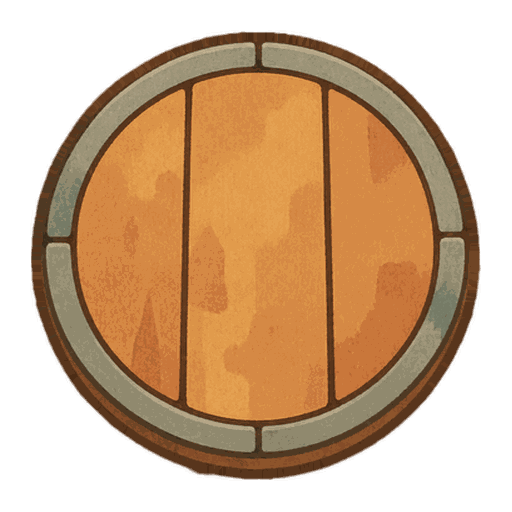
#> input picture assets/image/OceanLoop/barrel.png, 512 x 512 px, given in place of OceanStory_boat_20261005114947.png, which was not available
$ python prepare_ocean_art.py
#> lines starting #> are read from the running program, lines starting #| are printed output that depends on the picture; after the words box and inside, x2 and y2 are one past the last pixel; in counts of white or black regions, pixels touching at a corner belong together; pictures that were not available may be replaced by others from this repository, and a replacement may not be noted
"""导入本轮海面平面素材，保留生成源图并记录 Alpha、锚点与溯源。"""
from pathlib import Path
import hashlib
import json
from collections import deque
from PIL import Image, ImageDraw, ImageFilter

ROOT = Path(__file__).resolve().parents[1]
OUT = ROOT / "assets/image/OceanLoop"
SOURCES = {
    "boat": ("OceanStory_boat_20261005114947.png", (1024, 512), True),
    "island": ("OceanStory_island_20261005114948.png", (1024, 1024), False),
    "gull": ("OceanStory_gull_20261005114946.png", (512, 512), True),
    "barrel": ("OceanStory_barrel_20261005115009.png", (512, 512), False),
}


def clean_alpha(image):
    alpha = image.getchannel("A")
    width, height = image.size
#> width = 512; height = 512
    pixels = alpha.tobytes()
    visited = bytearray(len(pixels))
    largest = []
    for start, value in enumerate(pixels):
        if value < 32 or visited[start]:
            continue
        group, queue = [], deque([start])
        visited[start] = 1
        while queue:
            index = queue.popleft()
            group.append(index)
            x, y = index % width, index // width
            for adjacent in (index - 1 if x else -1, index + 1 if x + 1 < width else -1,
                             index - width if y else -1, index + width if y + 1 < height else -1):
                if adjacent >= 0 and not visited[adjacent] and pixels[adjacent] >= 32:
                    visited[adjacent] = 1
                    queue.append(adjacent)
        if len(group) > len(largest):
            largest = group
#> after the loop, largest = 158114 items
    mask_data = bytearray(len(pixels))
    for index in largest:
        mask_data[index] = 255
#> this loop made 158114 passes
#> index on passes 1 to 3: 16113, 16114, 16625
    mask = Image.frombytes("L", image.size, bytes(mask_data)).filter(ImageFilter.MaxFilter(5))
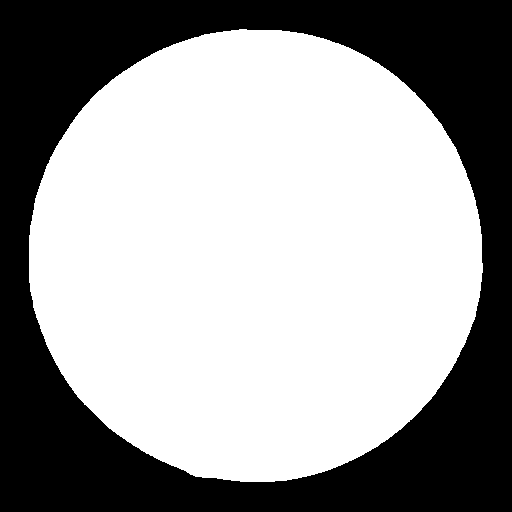
#> mask: PIL image 512x512 L; 61.7% white; 1 black region, box (x1, y1, x2, y2) and area: (0, 0, 512, 512) 100418
    result = image.copy()
#> result is the input picture: PIL image 512x512 RGBA; mean R, G, B, A 145.4, 96.8, 54.5, 152.3
    from PIL import ImageChops
    result.putalpha(ImageChops.multiply(alpha, mask))
    # Alpha 为零的 RGB 清零，不把黑底或白底混入边缘。
    result.paste((0, 0, 0, 0), mask=ImageChops.invert(result.getchannel("A").point(lambda a: 255 if a else 0)))
    return repair_edge_rgb(result)


def repair_edge_rgb(image):
    """半透明边缘与透明留边继承最近的主体颜色，避免缩小后出现暗圈/彩点。"""
    import numpy as np
    from scipy.ndimage import binary_erosion, distance_transform_edt
    values = np.array(image.convert("RGBA"))
    opaque = values[:, :, 3] >= 240
#> opaque: shape (512, 512) bool; 59.3% white; 1 black region, box (x1, y1, x2, y2) and area: (0, 0, 512, 512) 106684
    # 生成抠图偶有不透明黄/洋红碎点，不能只修Alpha：先从干净主体恢复RGB。
    rgb = values[:, :, :3].astype(float)
    maximum, minimum = rgb.max(axis=2), rgb.min(axis=2)
    saturation = (maximum - minimum) / np.maximum(maximum, 1)
    contaminated = (saturation > 0.65) & (rgb[:, :, 0] > 210) & (
        (rgb[:, :, 1] > 190) | (rgb[:, :, 2] > 100))
#> contaminated: shape (512, 512) bool; every value is 0
    safe = opaque & ~contaminated
    if safe.any() and contaminated.any():
        _, clean_indices = distance_transform_edt(~safe, return_indices=True)
        clean_rgb = values[clean_indices[0], clean_indices[1], :3]
        values[contaminated, :3] = clean_rgb[contaminated]
    interior = binary_erosion(safe, iterations=6)
#> interior: shape (512, 512) bool; 56.5% white; 1 black region, box (x1, y1, x2, y2) and area: (0, 0, 512, 512) 114158
    if interior.any():
        _, indices = distance_transform_edt(~interior, return_indices=True)
        nearest = values[indices[0], indices[1], :3]
        border = ~interior
        values[border, :3] = nearest[border]
    return Image.fromarray(values, "RGBA")


def resize_rgba(image, size):
    # 预乘空间缩放避免透明RGB参与插值，保存时恢复直通Alpha。
    resized = image.convert("RGBa").resize(size, Image.Resampling.LANCZOS).convert("RGBA")
    return repair_edge_rgb(resized)


def main():
    OUT.mkdir(parents=True, exist_ok=True)
    entries = {}
    for key, (name, size, rotate) in SOURCES.items():
        source = ROOT / "assets/image" / name
        image = clean_alpha(Image.open(source).convert("RGBA"))
        image = image.crop(image.getchannel("A").getbbox())
        if rotate:
            image = image.transpose(Image.Transpose.ROTATE_270)
        # 画布留边固定为 6%；世界尺寸对应整个画布，锚点保持正中心。
        target = Image.new("RGBA", size, (0, 0, 0, 0))
#> target: PIL image 1024x512 RGBA; every value is 0
        content_size = (round(size[0] * 0.88), round(size[1] * 0.88))
        if key == "gull":
            image = resize_rgba(image, (round(content_size[1] * image.width / image.height), content_size[1]))
        else:
            image = resize_rgba(image, content_size)
#> in repair_edge_rgb (call 2), `opaque = values[:, :, 3] >= 240`: opaque: shape (451, 901) bool; 76.4% white; 1 black region, box (x1, y1, x2, y2) and area: (0, 0, 901, 451) 95990
#> in repair_edge_rgb (call 2), `contaminated = (saturation > 0.65) & (rgb[:, :, 0] > 210) & ( (rgb[:, ..`:
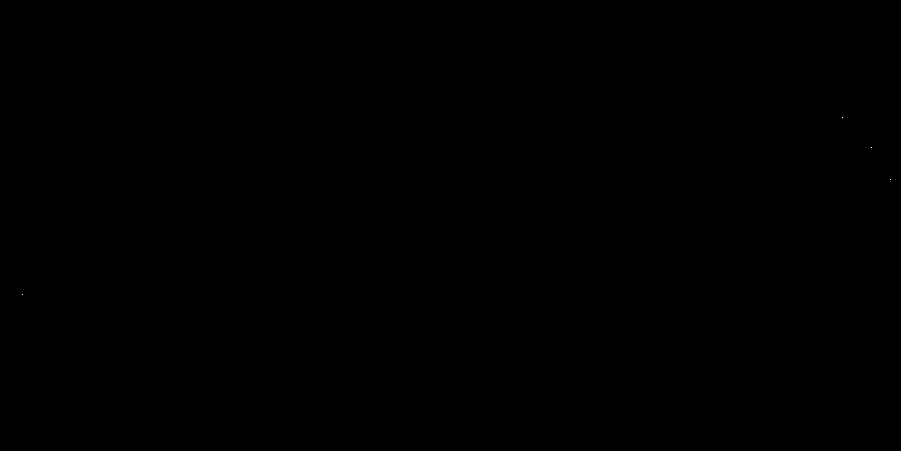
#> contaminated: shape (451, 901) bool; 0% white in thin lines or dots, all inside (x1, y1, x2, y2) = (22, 117, 891, 295)
#> in repair_edge_rgb (call 2), `values[contaminated, :3] = clean_rgb[contaminated]`: values: shape (451, 901, 4); mean R, G, B, A 137.1, 94.9, 54.3, 196.3
#> in repair_edge_rgb (call 2), `interior = binary_erosion(safe, iterations=6)`: interior: shape (451, 901) bool; 73.4% white; 1 black region, box (x1, y1, x2, y2) and area: (0, 0, 901, 451) 107922
        target.alpha_composite(image, ((size[0] - image.width) // 2, (size[1] - image.height) // 2))
        target = repair_edge_rgb(target)
#> in repair_edge_rgb (call 3), `opaque = values[:, :, 3] >= 240`: opaque: shape (512, 1024) bool; 59.2% white; 1 black region, box (x1, y1, x2, y2) and area: (0, 0, 1024, 512) 213927
#> in repair_edge_rgb (call 3), `maximum, minimum = rgb.max(axis=2), rgb.min(axis=2)`:
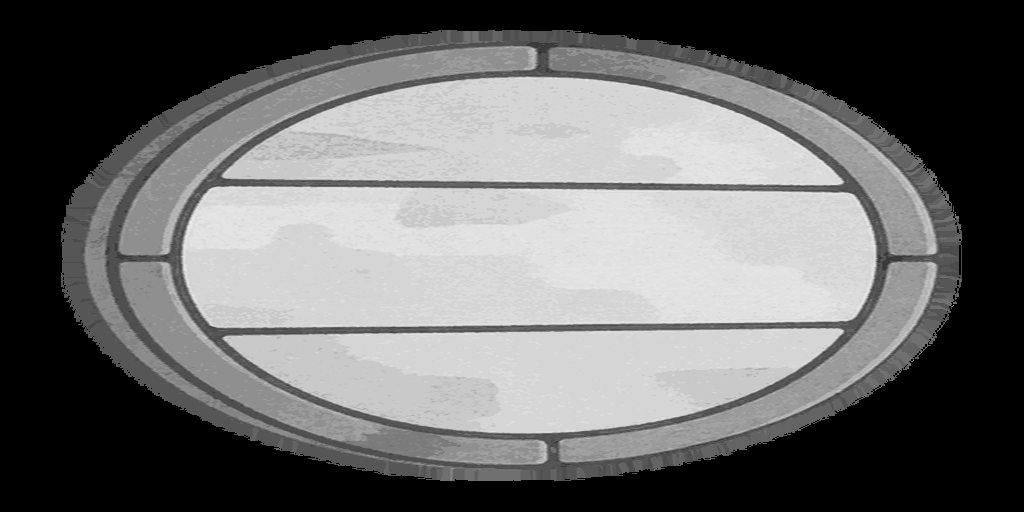
#> maximum: shape (512, 1024) float64; min 0, max 239, mean 106.4
#> in repair_edge_rgb (call 3), `maximum, minimum = rgb.max(axis=2), rgb.min(axis=2)`:
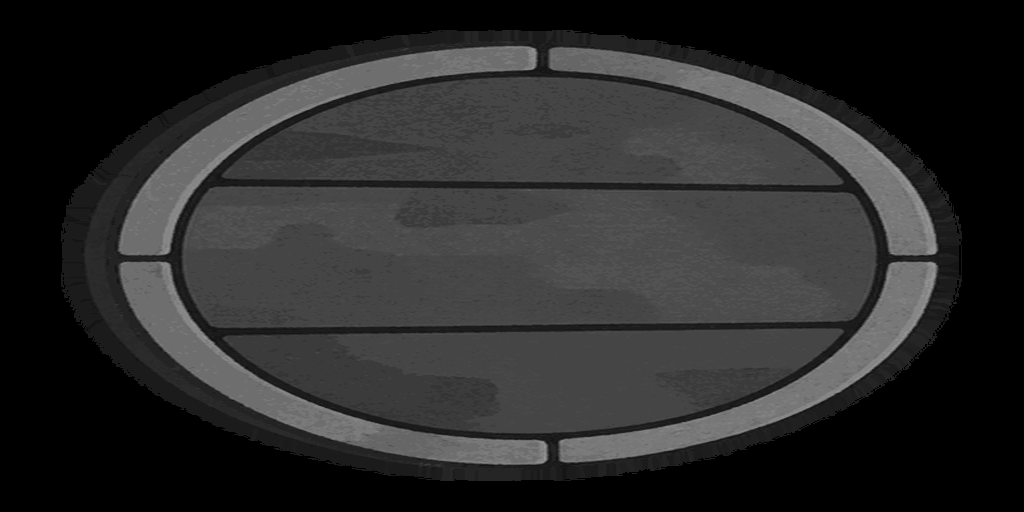
#> minimum: shape (512, 1024) float64; min 0, max 152, mean 42.1
#> in repair_edge_rgb (call 3), `saturation = (maximum - minimum) / np.maximum(maximum, 1)`:
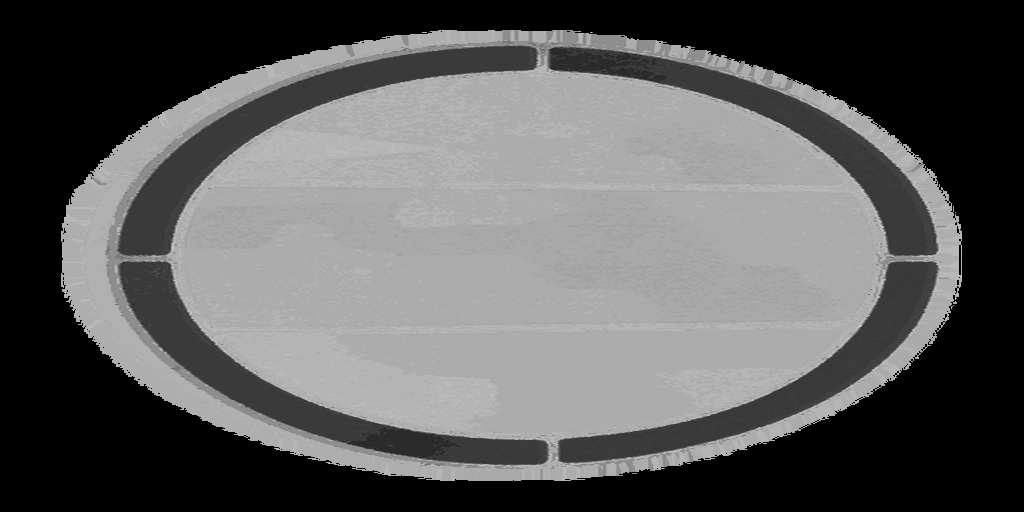
#> saturation: shape (512, 1024) float64; min 0, max 0.817, mean 0.362
#> in repair_edge_rgb (call 3), `contaminated = (saturation > 0.65) & (rgb[:, :, 0] > 210) & ( (rgb[:, ..`: contaminated: shape (512, 1024) bool; every value is 0
#> in repair_edge_rgb (call 3), `interior = binary_erosion(safe, iterations=6)`:
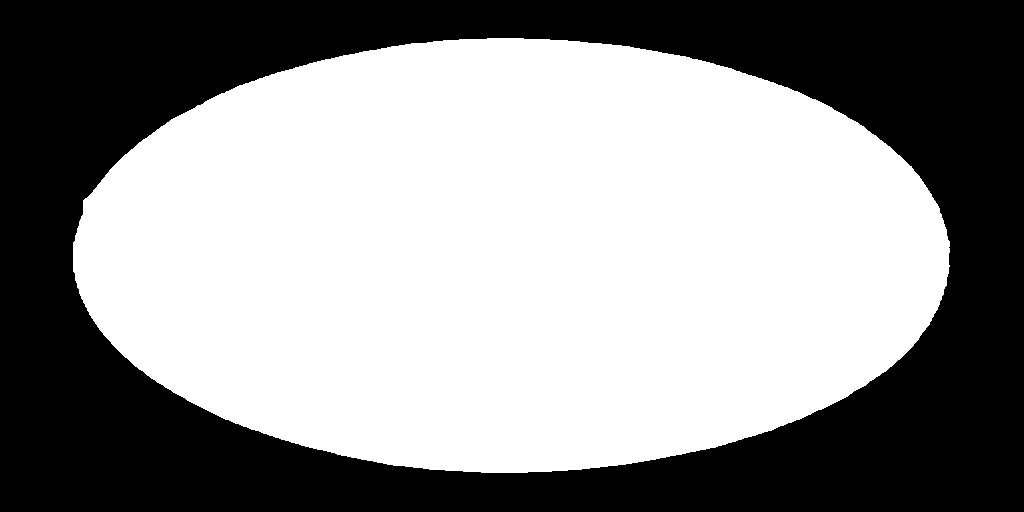
#> interior: shape (512, 1024) bool; 56.9% white; 1 black region, box (x1, y1, x2, y2) and area: (0, 0, 1024, 512) 225859
#> in repair_edge_rgb (call 3), `nearest = values[indices[0], indices[1], :3]`:
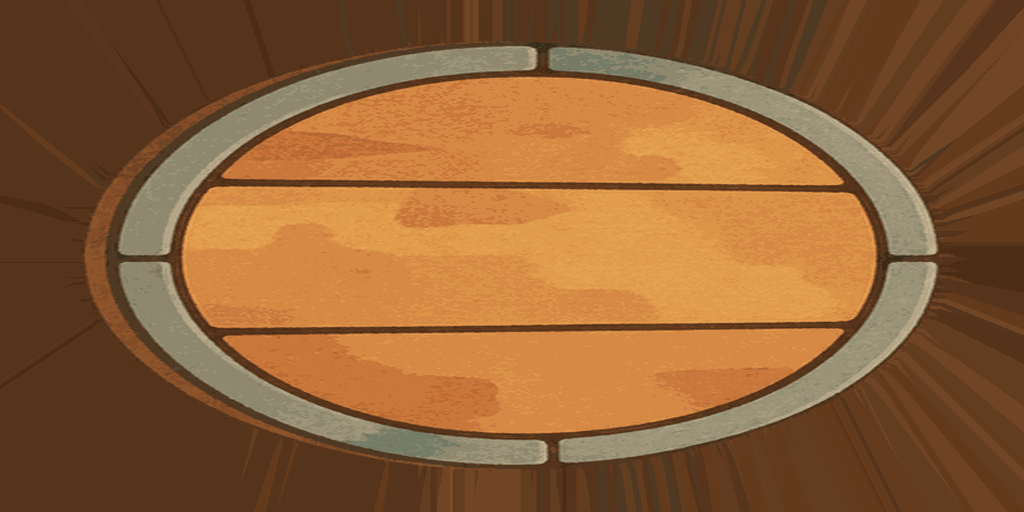
#> nearest: shape (512, 1024, 3); mean R, G, B 142.2, 95.6, 53.5
        path = OUT / (key + ".png")
        target.save(path, optimize=True)
        entries[key] = describe(path, source.relative_to(ROOT).as_posix())
#> in describe, `histogram = alpha.histogram()`: histogram = 256 values, max 203772 at index 0, min 0 at index 213, mean 2048
#> pass 2 of the loop in main, `for key, (name, size, rotate) in SOURCES.items():`:
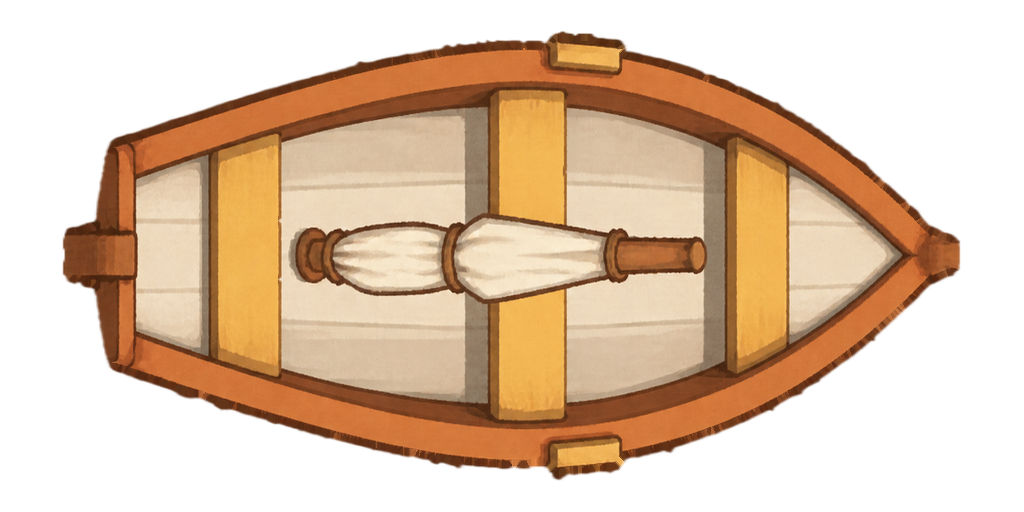
#> input picture assets/image/OceanLoop/boat.png, 1024 x 512 px, given in place of OceanStory_island_20261005114948.png, which was not available
#> in clean_alpha (call 2), `alpha = image.getchannel("A")`:
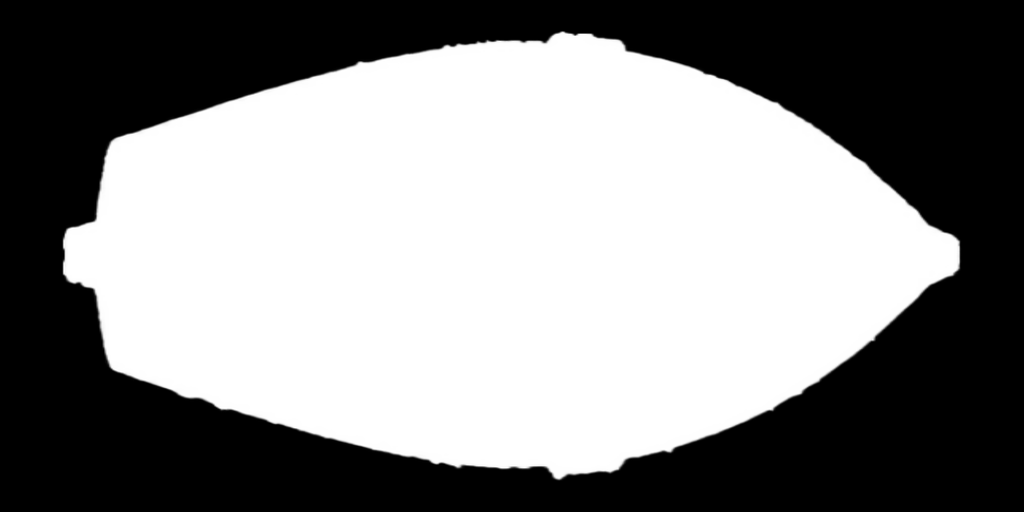
#> alpha: PIL image 1024x512 L; min 0, max 255, mean 135.7
#> after the loop in clean_alpha (call 2), `for start, value in enumerate(pixels):`: largest = 281201 items
#> the loop in clean_alpha (call 2), `for index in largest:` made 281201 passes
#> index on passes 1 to 3: 32304, 32305, 33328
#> in clean_alpha (call 2), `mask = Image.frombytes("L", image.size, bytes(mask_data)).filter(Image..`:
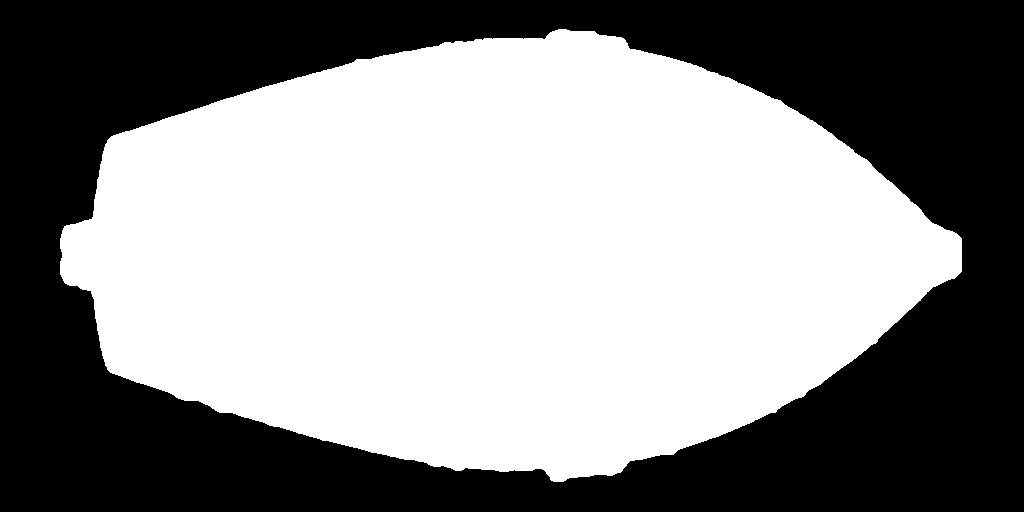
#> mask: PIL image 1024x512 L; 54.7% white; 1 black region, box (x1, y1, x2, y2) and area: (0, 0, 1024, 512) 237579
#> in clean_alpha, result is the input picture: PIL image 1024x512 RGBA; mean R, G, B, A 151.2, 101.8, 64.8, 135.7
    # 波纹为独立可缩放 PNG；透明内区确保不会遮住船或木桶。
    scale = 4
    ripple = Image.new("RGBA", (512 * scale, 512 * scale), (0, 0, 0, 0))
    draw = ImageDraw.Draw(ripple)
    draw.arc((30 * scale, 30 * scale, 482 * scale, 482 * scale), 8, 148,
             fill=(247, 242, 216, 210), width=6 * scale)
    draw.arc((34 * scale, 25 * scale, 478 * scale, 480 * scale), 195, 337,
             fill=(247, 242, 216, 185), width=5 * scale)
    draw.arc((58 * scale, 58 * scale, 454 * scale, 454 * scale), 30, 125,
             fill=(173, 222, 209, 120), width=3 * scale)
    ripple = resize_rgba(ripple, (512, 512))
    path = OUT / "ripple.png"
    ripple.save(path, optimize=True)
    entries["ripple"] = describe(path, "tests/prepare_ocean_art.py:绘本透明弧环")
    source = ROOT / "assets/image/OceanStory_waterpaper_20261005114940.png"
    paper = Image.open(source).convert("RGBA").resize((512, 512), Image.Resampling.LANCZOS)
    # 镜像成周期纹理；四边连续。这里只是纸感材质，不含可交互世界对象。
    tile = Image.new("RGBA", (1024, 1024))
    tile.paste(paper, (0, 0))
    tile.paste(paper.transpose(Image.Transpose.FLIP_LEFT_RIGHT), (512, 0))
    tile.paste(paper.transpose(Image.Transpose.FLIP_TOP_BOTTOM), (0, 512))
    tile.paste(paper.transpose(Image.Transpose.ROTATE_180), (512, 512))
    path = OUT / "waterpaper.png"
    tile.save(path, optimize=True)
    entries["waterpaper"] = describe(path, source.relative_to(ROOT).as_posix())
    manifest = {"task": "Ocean 航海绘本美术替换闭环", "date": "2026-10-05",
                "reference": "_uploads/c3fb8b9b0834ca6c098bcb452e23f0c1a899c2747c3b9787e317156cb7abd5b8.png",
                "style": "暖赭细描边、简化色块、轻水彩纸感",
                "format": "RGBA PNG，直通 Alpha；透明边RGB扩边；船和海鸥船头/鸟喙朝 +X",
                "projection": "现有 Ocean.Projection；贴图在世界平面先旋转，再分片投影",
                "anchor": [0.5, 0.5], "assets": entries}
    (OUT / "manifest.json").write_text(json.dumps(manifest, ensure_ascii=False, indent=2) + "\n", encoding="utf-8")
    print(json.dumps(manifest, ensure_ascii=False, indent=2))


def describe(path, source):
    image = Image.open(path).convert("RGBA")
    alpha = image.getchannel("A")
    histogram = alpha.histogram()
    return {"path": path.relative_to(ROOT / "assets").as_posix(), "source": source,
            "size": list(image.size), "content_bounds": list(alpha.getbbox()),
            "alpha_range": list(alpha.getextrema()), "transparent_ratio": histogram[0] / (image.width * image.height),
            "sha256": hashlib.sha256(path.read_bytes()).hexdigest()}


if __name__ == "__main__":
#> (the run stopped early here; a loop or call above may not have finished)
